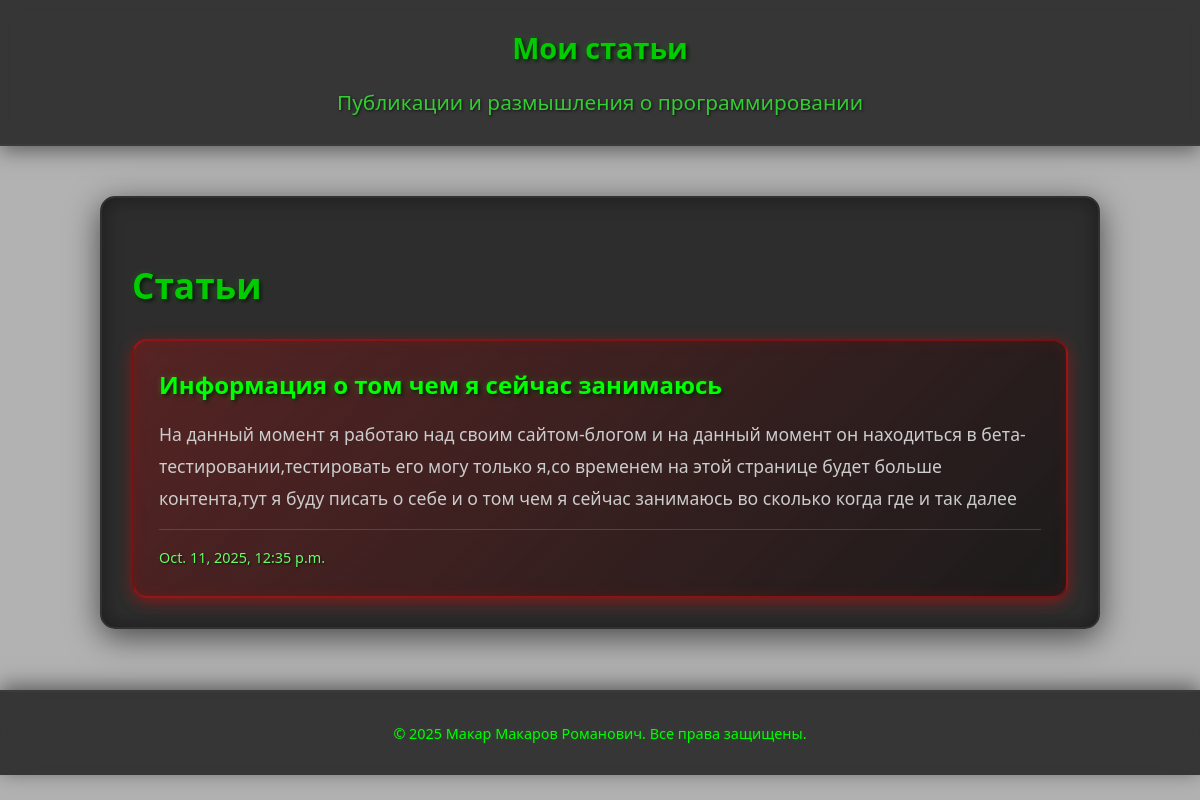
The app's page /articles/ with its own data.
### main/models.py (models this page shows, shortened)
class Article(models.Model):
    title = models.CharField(max_length=200)
    content = models.TextField()
    created_at = models.DateTimeField(auto_now_add=True)

### main/views.py (the view)
# urls.py: path('articles/', articles, name='articles'),
def articles(request):
    articles = Article.objects.all()
    return render(request, 'main/articles.html', {'articles': articles})

### main/templates/main/articles.html (shortened to what this page needs)
{% load static %}
<!DOCTYPE html>
<html lang="en">
<head>
    <link rel="stylesheet" href="{% static 'css/style.css' %}">
</head>
<body>
    <div class="content-overlay">
        <header>
            <h1>Мои статьи</h1>
            <p>Публикации и размышления о программировании</p>
        </header>
        <div class="container">
            <section class="articles-section">
                <h2>Статьи</h2>
                <div class="articles-container">
                    {% for article in articles %}
                        <div class="article-card">
                            <h3 class="article-title">{{ article.title }}</h3>
                            <div class="article-content">
                                <p>{{ article.content }}</p>
                            </div>
                            <div class="article-meta">
                                <span class="article-date">{{ article.created_at }}</span>
                            </div>
                        </div>
                    {% empty %}
                        <div class="no-articles">
                            <p>Пока нет опубликованных статей.</p>
                        </div>
                    {% endfor %}
                </div>
            </section>
        </div>
        <footer>
            <p>© 2025 Макар Макаров Романович. Все права защищены.</p>
        </footer>
    </div>
</body>
</html>

### main/static/css/style.css (style rules this page uses)
body { margin: 0; font-family: 'Segoe UI', Tahoma, Geneva, Verdana, sans-serif; color: #d0d0d0; line-height: 1.6; min-height: 100vh; position: relative; overflow-x: hidden; -webkit-font-smoothing: antialiased; -moz-osx-font-smoothing: grayscale; -webkit-text-size-adjust: 100%; -ms-text-size-adjust: 100%; }
.content-overlay { position: relative; z-index: 1; background: rgba(0, 0, 0, 0.3); min-height: 100vh; }
header { background: rgba(40, 40, 40, 0.9); padding: 25px 30px; text-align: center; box-shadow: 0 4px 20px rgba(0, 0, 0, 0.5); backdrop-filter: blur(10px); border-bottom: 2px solid rgba(60, 60, 60, 0.8); }
header h1 { margin: 0; font-size: 1.8rem; color: #00cc00; text-shadow: 2px 2px 4px rgba(0, 0, 0, 0.8), 0 0 5px rgba(0, 200, 0, 0.2); font-weight: 600; filter: drop-shadow(0 0 3px rgba(0, 200, 0, 0.15)); }
header p { margin: 15px 0 0; font-size: 1.3rem; color: #33cc33; font-weight: 300; text-shadow: 1px 1px 3px rgba(0, 0, 0, 0.7); }
.container { max-width: 1000px; margin: 50px auto; padding: 0 30px; }
h2 { color: #00cc00; margin-bottom: 25px; font-size: 2.2rem; text-shadow: 2px 2px 4px rgba(0, 0, 0, 0.8), 0 0 5px rgba(0, 200, 0, 0.2); font-weight: 600; filter: drop-shadow(0 0 3px rgba(0, 200, 0, 0.15)); }
.articles-section { margin-bottom: 60px; background: rgba(30, 30, 30, 0.9); padding: 30px; border-radius: 15px; box-shadow: 0 8px 32px rgba(0, 0, 0, 0.6), inset 0 0 20px rgba(0, 0, 0, 0.4); backdrop-filter: blur(15px); border: 2px solid rgba(50, 50, 50, 0.8); will-change: transform; contain: layout style paint; }
.articles-container { display: grid; gap: 25px; margin-top: 20px; }
.article-card { background: linear-gradient(135deg, rgba(255, 0, 0, 0.2) 0%, rgba(26, 26, 26, 0.9) 100%); padding: 25px; border-radius: 15px; border: 2px solid rgba(255, 0, 0, 0.4); box-shadow: 0 4px 15px rgba(255, 0, 0, 0.4), inset 0 0 15px rgba(255, 0, 0, 0.1); transition: all 0.3s ease; will-change: transform; }
.article-title { color: #00ff00; font-size: 1.5rem; margin: 0 0 15px 0; font-weight: 700; text-shadow: 2px 2px 4px rgba(0, 0, 0, 0.8), 0 0 5px rgba(0, 255, 0, 0.2); filter: drop-shadow(0 0 3px rgba(0, 255, 0, 0.15)); }
.article-content { margin-bottom: 15px; }
.article-content p { color: #cccccc; font-size: 1.1rem; line-height: 1.8; margin: 0; }
.article-meta { border-top: 1px solid rgba(0, 255, 0, 0.3); padding-top: 15px; }
.article-date { color: #66ff66; font-size: 0.9rem; font-weight: 500; text-shadow: 1px 1px 2px rgba(0, 0, 0, 0.7); }
footer { text-align: center; padding: 30px; background: rgba(40, 40, 40, 0.9); color: #00ff00; margin-top: 50px; border-top: 2px solid rgba(60, 60, 60, 0.8); backdrop-filter: blur(15px); box-shadow: 0 -4px 20px rgba(0, 0, 0, 0.5); }
footer p { margin: 0; font-size: 0.9rem; text-shadow: 0 0 5px rgba(0, 200, 0, 0.2); }

### records on screen
Article: title "Информация о том чем я сейчас занимаюсь", content "На данный момент я работаю над своим сайтом-блогом и на данный момент он находиться в бета-тестировании,тестировать его могу только я,со временем на этой странице будет больше контента,тут я буду писать о себе и о том чем я сейчас занимаюсь во сколько когда где и так далее", created_at "Oct. 11, 2025, 12:35 p.m."
